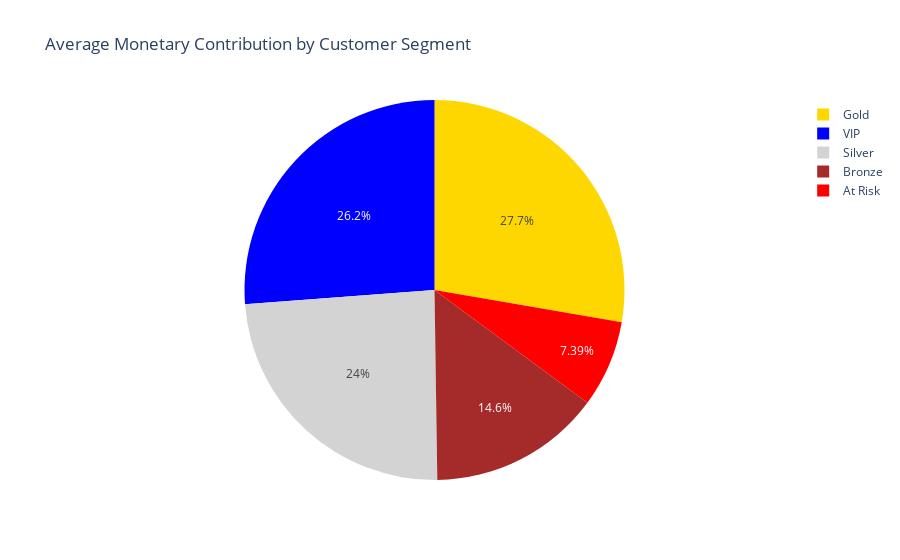

Here is the notebook cell this chart was saved with:
### Markdown cell above
segment별 평균 사용 금액 비율

- vip, gold 그룹이 절반 이상을 차지하고 있음.

### Code cell
# 고객 세그먼트별 총 구매 금액 및 고객 수 계산
monetary_total = clv_df.groupby('customer_segment')['monetary'].sum()
customer_counts = clv_df['customer_segment'].value_counts()

# 고객 한 명당 평균 Monetary 계산
monetary_per_customer = monetary_total / customer_counts

# 비율로 변환
monetary_ratio = (monetary_per_customer / monetary_per_customer.sum()) * 100
monetary_ratio = monetary_ratio.reset_index()
monetary_ratio.columns = ['Segment', 'Monetary_Percentage_Per_Customer']

# Plotly 파이 차트 생성
fig = px.pie(monetary_ratio, names='Segment', values='Monetary_Percentage_Per_Customer', 
             color='Segment',
             color_discrete_map={
                 'VIP': 'blue',
                 'Gold': 'gold',
                 'Silver': 'lightgray',
                 'Bronze': 'brown',
                 'At Risk': 'red'
             },
             title="Average Monetary Contribution by Customer Segment")

# 차트 표시
fig.show()

### Figure 1 — Plotly figure (JSON) as saved in the notebook; plotly's stock layout.template omitted (floating-point values rounded to 4 significant figures)
{"data": [{"customdata": [["At Risk"], ["Bronze"], ["Gold"], ["Silver"], ["VIP"]], "domain": {"x": [0, 1], "y": [0, 1]}, "hovertemplate": "Segment=%{customdata[0]}<br>Monetary_Percentage_Per_Customer=%{value}<extra></extra>", "labels": ["At Risk", "Bronze", "Gold", "Silver", "VIP"], "legendgroup": "", "marker": {"colors": ["red", "brown", "gold", "lightgray", "blue"]}, "name": "", "showlegend": true, "type": "pie", "values": [7.394, 14.65, 27.72, 24.05, 26.19]}], "layout": {"legend": {"tracegroupgap": 0}, "title": {"text": "Average Monetary Contribution by Customer Segment"}}}
